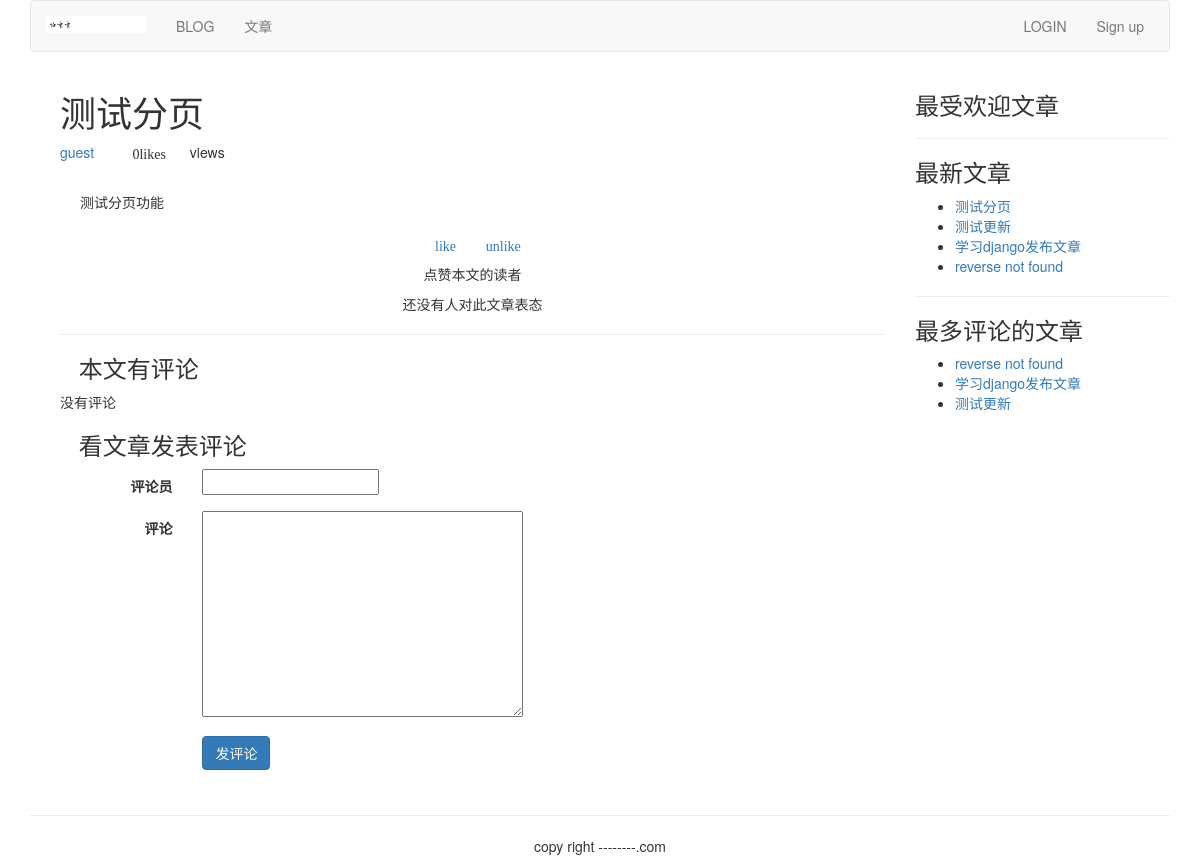
The page /article/list-article-detail/7/Ce-Shi-Fen-Ye/ on the database as committed earlier.
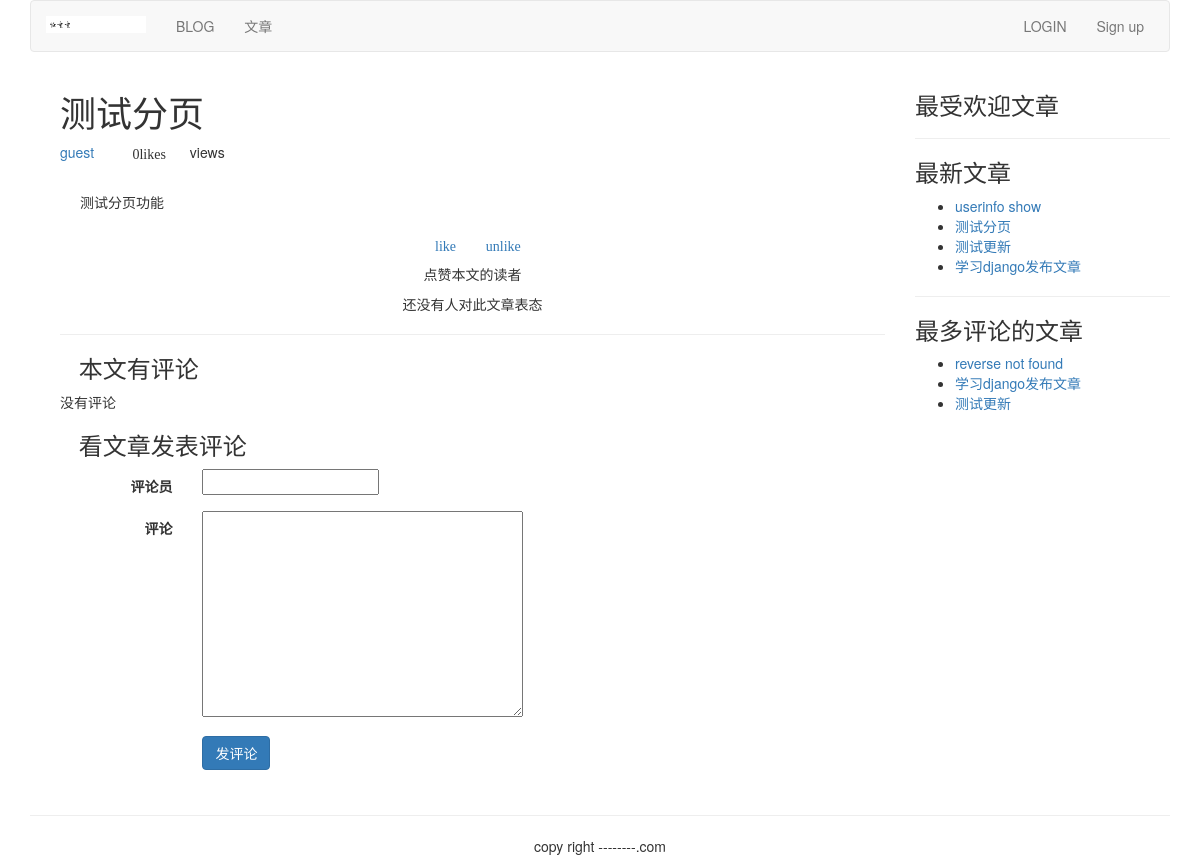
The same page on the database as committed later.
### article/models.py (models this page shows, shortened)
class ArticlePost(models.Model):
    author = models.ForeignKey(User, related_name='article', on_delete=models.CASCADE)
    title = models.CharField(max_length=200)
    slug = models.SlugField(max_length=500)
    column = models.ForeignKey(ArticleColumn, related_name='article_column', on_delete=models.CASCADE)
    body = models.TextField()
    created = models.DateTimeField(default=timezone.now)
    updated = models.DateTimeField(auto_now=True)
    users_like = models.ManyToManyField(User, related_name="articles_like", blank=True)
    class Meta:
        ordering = ('-updated',)
        index_together = (('id', 'slug'),)
    def get_url_path(self):
        return reverse("article:list_article_detail", args=[self.id, self.slug])

### article/list_views.py (the view)
# urls.py: url(r'^article-detail/(?P<id>\d+)/(?P<slug>[-\w]+)/$', views.article_detail,
def article_detail(request, id, slug):
    article = get_object_or_404(ArticlePost, id=id, slug=slug)
    total_views = r.incr("article:{}:views".format(article.id))
    r.zincrby('article_ranking', 1, article.id)
    article_ranking = r.zrange('article_ranking', 0, -1, desc=True)[:10]
    article_ranking_ids = [int(id) for id in article_ranking]
    most_viewed = list(ArticlePost.objects.filter(id__in=article_ranking_ids))
    most_viewed.sort(key=lambda x: article_ranking_ids.index(x.id))
    if request.method == "POST":
        comment_form = CommentForm(data=request.POST)
        if comment_form.is_valid():
            new_comment = comment_form.save(commit=False)
            new_comment.article = article
            new_comment.save()
    else:
        comment_form = CommentForm()
    return render(request, "article/list/article_detail.html", {"article": article,
                                                                "total_views": total_views,
                                                                "most_viewed": most_viewed,
                                                                "comment_form": comment_form})

### article/forms.py
class CommentForm(forms.ModelForm):
    class Meta:
        model = Comment
        fields = ("commentator", "body")

### article/templatetags/article_tags.py (called while the page is built)
@register.inclusion_tag('article/list/latest_articles.html')
def latest_articles(n=5):
    latest_article = ArticlePost.objects.order_by("-created")[:n]
    return {"latest_article": latest_article}

@register.simple_tag
def most_comment_articles(n=3):
    return ArticlePost.objects.annotate(
        total_comments=Count('comments')).order_by("-total_comments")[:n]

### templates/article/list/article_detail.html (shortened to what this page needs)
{% extends 'base.html' %}
{% load article_tags %}
{% load  staticfiles %}
{% block content %}
 {% with total_likes=article.users_like.count  users_like=article.users_like.all %}
<div class="container">
<div class="col-md-9">
    <header>
        <h1>{{ article.title }}</h1>
        <p><a href="{% url "article:author_articles" article.author.username %}">{{ article.author.username }}</a>
        <span style="margin-left: 20px" class="glyphicon glyphicon-thumbs-up">
            {{ total_likes }}like{{ total_likes|pluralize }}
        </span>
        <span style="margin-left: 20px">{{ total_views }}view{{ total_views|pluralize }}</span>
        </p>
    </header>
    <link rel="stylesheet" href="{% static 'editor/css/editormd.preview.css' %}"/>
    <div id="editormd-view">
    </div>
    <div>
        <p class="text-center">
            <a onclick="like_article({{ article.id }}, 'like')" href="#"><span
                class="glyphicon glyphicon-thumbs-up">like</span></a>
            <a onclick="like_article({{ article.id }}, 'unlike')" href="#"><span
               style="margin-left: 15px;" class="glyphicon glyphicon-thumbs-down">unlike</span></a>
        </p>
    </div>
    <div>
        <p class="text-center"><stong>点赞本文的读者</stong></p>
        {% for user in article.users_like.all %}
        <p class="text-center">{{ user.username }}</p>
         {% empty %}
         <p class="text-center">还没有人对此文章表态</p>
        {% endfor %}
    </div>
    <hr>
    <div>
        <h3><span class="glyphicon glyphicon-bullhorn"></span>本文有{{ comments.count }}评论</h3>
        {% for comment in article.comments.all %}
            <div>
                <p><strong>{{ comment.commentator }}</strong>说:</p>
                <p style="margin-left: 40px;">{{ comment.body }}</p>
            </div>
        {% empty %}
            <p>没有评论</p>
        {% endfor %}
        <h3><span class="glyphicon glyphicon-send"></span>看文章发表评论</h3>
        <form action="." method="post" class="form-horizontal" role="form">{% csrf_token %}
            <div class="form-group">
                <label for="inputEmail3" class="col-sm-2 control-label">评论员</label>
                <div class="col-sm-10">
                    {{ comment_form.commentator }}
                </div>
            </div>
            <div class="form-group">
                <label for="inputEmail3" class="col-sm-2 control-label">评论</label>
                <div class="col-sm-10">
                    {{ comment_form.body }}
                </div>
            </div>
            <div class="form-group">
                <div class="col-sm-offset-2 col-sm-10">
                    <p><input type="submit" name="" value="发评论" class="btn btn-primary"></p>
                </div>
            </div>
        </form>
    </div>
</div>
<div class="col-md-3">
    <p class="text-center"><h3>最受欢迎文章</h3></p>
    <hr>
    <p class="text-center"><h3>最新文章</h3></p>
    {% latest_articles 4 %}
    <hr>
    <p class="text-center"><h3>最多评论的文章</h3></p>
    {% most_comment_articles as most_comments %}
    <ul>
        {% for comment_article in most_comments %}
            <li>
            <a href="{{ comment_article.get_url_path }}">{{ comment_article.title }}</a>
            </li>
        {% endfor %}
    </ul>
</div>
</div>
{% endwith %}
{% endblock %}

### templates/article/list/latest_articles.html
<ul>
    {% for article in latest_article %}
        <li>
        <a href="{{ article.get_url_path }}">{{ article.title }}</a>
        </li>
    {% endfor %}
</ul>

Rows that differ between the two databases and show on the page:
no longer on one of the page's lists (row unchanged): ArticlePost: title "reverse not found"
added ArticlePost: title "userinfo show", shown under "最新文章"
